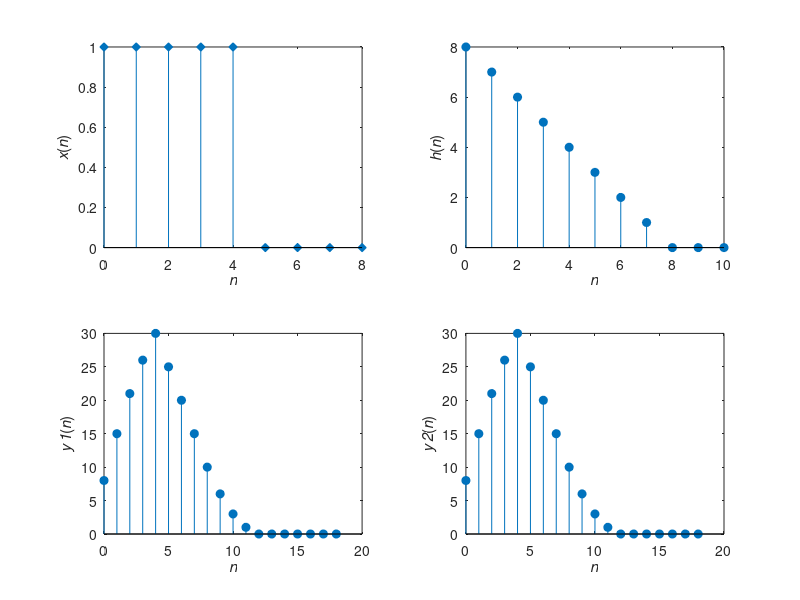

This chart was generated by the following MATLAB code:
clear all;
x=[1 1 1 1 1 0 0 0 0];
h=[8 7 6 5 4 3 2 1 0 0 0];
nx=[0:length(x)-1];
nh=[0:length(h)-1];
y1=conv(h,x);
y2=conv(x,h);
ny=[0:length(y1)-1];

subplot(2,2,1); stem(nx,x, 'd', 'filled')
xlabel('\itn'); ylabel('\itx\rm(\itn\rm)')
subplot(2,2,2); stem(nh,h, 'filled')
xlabel('\itn'); ylabel('\ith\rm(\itn\rm)')
subplot(2,2,3); stem(ny,y1, 'filled')
xlabel('\itn'); ylabel('\ity 1\rm(\itn\rm)')
subplot(2,2,4); stem(ny,y2, 'filled')
xlabel('\itn'); ylabel('\ity 2\rm(\itn\rm)')